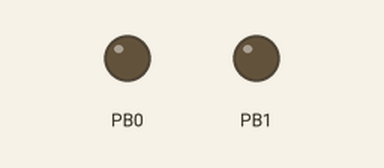
Simulated run of this sketch. Board: ATtiny85, built with avr-gcc and run on an emulated ATtiny85. On the bench: output pins drawn as LEDs (lit = HIGH).

Above: at 5.0 s.
At 10.5 s:
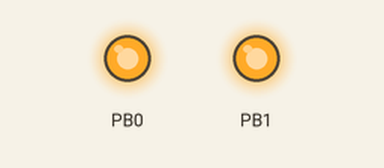
Timing chart, 0 to 14.3 s (numbered marks = the images above):
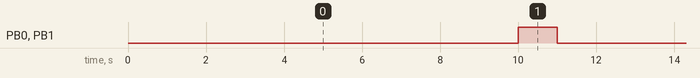

The sketch:

RandomLight.ino
```cpp
// DigiDuck code courtesy of uslurper. https://github.com/uslurper
// This program currently does not allow the BREAK key, since I couldn't find it in the USB HID spec.

#include "DigiKeyboard.h"

#define KEY_TAB 43
#define KEY_DOWN 81
#define KEY_DELETE 42
#define KEY_PRINTSCREEN 70
#define KEY_SCROLLLOCK 71
#define KEY_INSERT 73
#define KEY_PAUSE 72
#define KEY_HOME 74
#define KEY_PAGEUP 75
#define KEY_END 77
#define KEY_PAGEDOWN 78
#define KEY_RIGHTARROW 79
#define KEY_RIGHT 79
#define KEY_DOWNARROW 81
#define KEY_LEFTARROW 80
#define KEY_UP 82
#define KEY_UPARROW 82
#define KEY_NUMLOCK 83
#define KEY_CAPSLOCK 57
#define KEY_MENU 118

void digidelay(int n) {

	DigiKeyboard.delay(n);
	DigiKeyboard.sendKeyStroke(0);

}

void setup() {

	pinMode(0, OUTPUT);
	pinMode(1, OUTPUT);

}

void loop() {

	digidelay(10000);
	digitalWrite(0, HIGH);
	digitalWrite(1, HIGH);
	digidelay(1000);
	digitalWrite(0, LOW);
	digitalWrite(1, LOW);


}
```

Measured:
- by itself, PB0, PB1: alternates HIGH for 1.0 s and LOW for 10.0 s
